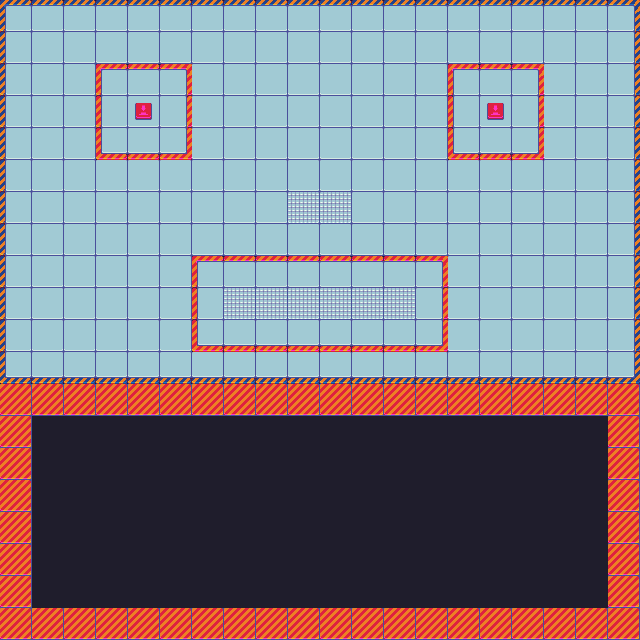

This is a level from a 2D game, rendered from its Tiled map with the project's own tilesets. A one-line summary and the complete map file follow:
An orthogonal 20x20 tile map with 32x32 px tiles, 1 tile layer (Tile Layer 1).

<map version="1.2" tiledversion="1.2.2" orientation="orthogonal" renderorder="right-down" width="20" height="20" tilewidth="32" tileheight="32" infinite="0" nextlayerid="2" nextobjectid="1">
 <tileset firstgid="1" name="scifi" tilewidth="32" tileheight="32" tilecount="84" columns="14">
  <image source="scifi_tiles.png" width="448" height="192" />
 </tileset>
 <layer id="1" name="Tile Layer 1" width="20" height="20">
  <data encoding="csv">
6,7,7,7,7,7,7,7,7,7,7,7,7,7,7,7,7,7,7,8,
20,21,21,21,21,21,21,21,21,21,21,21,21,21,21,21,21,21,21,22,
20,21,21,48,49,50,21,21,21,21,21,21,21,21,48,49,50,21,21,22,
20,21,21,62,73,64,21,21,21,21,21,21,21,21,62,73,64,21,21,22,
20,21,21,76,77,78,21,21,21,21,21,21,21,21,76,77,78,21,21,22,
20,21,21,21,21,21,21,21,21,21,21,21,21,21,21,21,21,21,21,22,
20,21,21,21,21,21,21,21,21,63,63,21,21,21,21,21,21,21,21,22,
20,21,21,21,21,21,21,21,21,21,21,21,21,21,21,21,21,21,21,22,
20,21,21,21,21,21,48,49,49,49,49,49,49,50,21,21,21,21,21,22,
20,21,21,21,21,21,62,63,63,63,63,63,63,64,21,21,21,21,21,22,
20,21,21,21,21,21,76,77,77,77,77,77,77,78,21,21,21,21,21,22,
34,35,35,35,35,35,35,35,35,35,35,35,35,35,35,35,35,35,35,36,
47,47,47,47,47,47,47,47,47,47,47,47,47,47,47,47,47,47,47,47,
47,18,18,18,18,18,18,18,18,18,18,18,18,18,18,18,18,18,18,47,
47,18,18,18,18,18,18,18,18,18,18,18,18,18,18,18,18,18,18,47,
47,18,18,18,18,18,18,18,18,18,18,18,18,18,18,18,18,18,18,47,
47,18,18,18,18,18,18,18,18,18,18,18,18,18,18,18,18,18,18,47,
47,18,18,18,18,18,18,18,18,18,18,18,18,18,18,18,18,18,18,47,
47,18,18,18,18,18,18,18,18,18,18,18,18,18,18,18,18,18,18,47,
47,47,47,47,47,47,47,47,47,47,47,47,47,47,47,47,47,47,47,47
</data>
 </layer>
</map>
